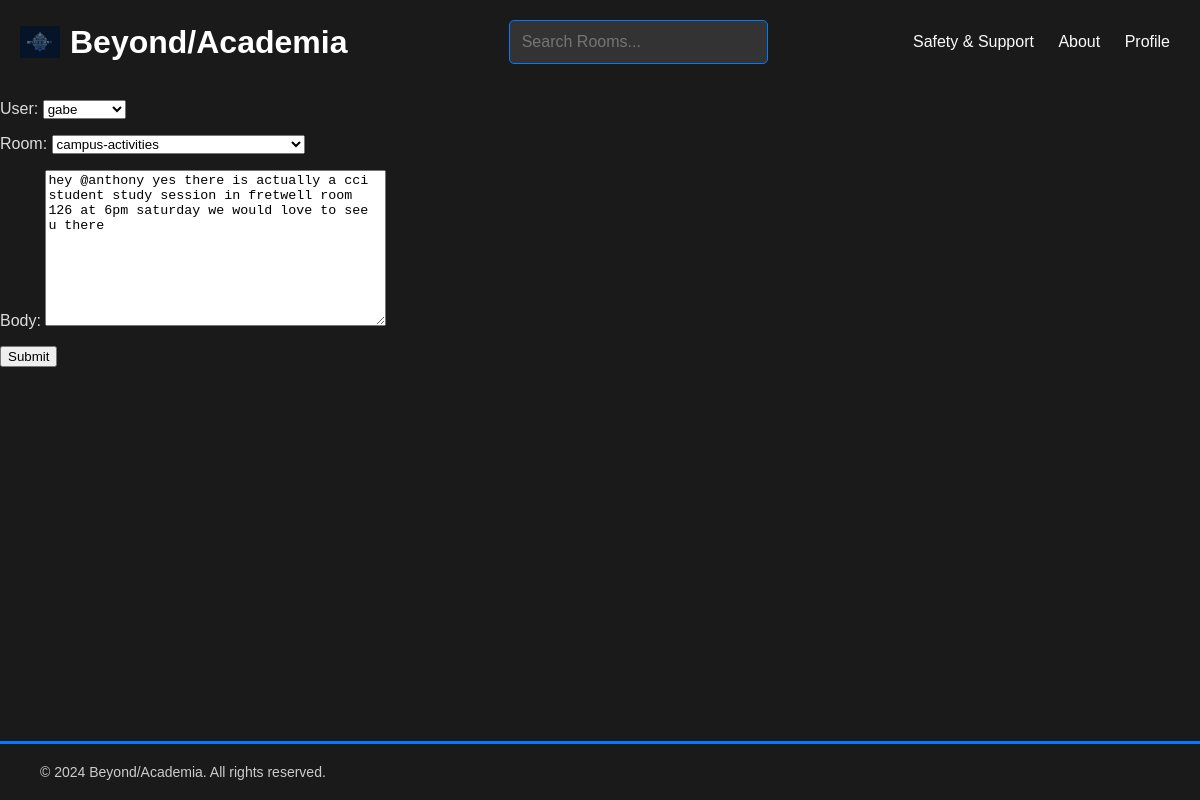
/update-message/18/ (signed in), run on the app's committed database.
### base/models.py (models this page shows, shortened)
class Message(models.Model):
    user = models.ForeignKey(User, on_delete=models.CASCADE)
    room = models.ForeignKey(Room, on_delete=models.CASCADE)
    body = models.TextField()
    updated = models.DateTimeField(auto_now=True)
    created = models.DateTimeField(auto_now_add=True)
    class Meta:
        ordering = ['-updated','created']

### base/views.py (the view)
# urls.py: path('update-message/<str:pk>/', views.updateMessage, name="update-message"),
@login_required(login_url='login')
def updateMessage(request,pk):
    message = Message.objects.get(id=pk)
    form = MessageForm(instance=message)
    if request.user != message.user:
        return HttpResponse('Must have created the post to edit ')
    if request.method == 'POST':
        form = MessageForm(request.POST,instance=message)
        if form.is_valid():
            form.save()
            return redirect('room', pk=message.room.id)
    context = {'form': form}
    return render(request,'base/message_form.html',context)

### base/forms.py
class MessageForm(ModelForm):
    class Meta:
        model = Message
        fields = '__all__'

### base/models.py (called while the page is built)
    def __str__(self):
        return self.name

### base/templates/base/message_form.html (shortened to what this page needs)
{% extends 'main.html' %}
{% block content %}
<div>
    <form method="POST" action="">
        {{ form.as_p }}
        <input type="submit" value="Submit" />
    </form>
</div>
{% endblock content %}

### static/css/main.css (style rules this page uses)
body { background-color:#1a1a1a; font-family: Arial, sans-serif; margin: 0; padding: 0; color: #007BFF; align-items: center; }
label { font-size: 1rem; color: #ddd; margin-bottom: 5px; text-align: left; }

### data on the page
Message: user "gabe", room "campus-activities", body "hey @anthony yes there is actually a cci student study session in fretwell room 126 at 6pm saturday we would love to see u there"
